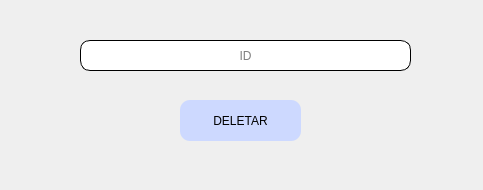
<?xml version="1.0" encoding="UTF-8"?>
<ui version="4.0">
 <class>telaDelete</class>
 <widget class="QWidget" name="telaDelete">
  <property name="geometry">
   <rect>
    <x>0</x>
    <y>0</y>
    <width>483</width>
    <height>190</height>
   </rect>
  </property>
  <property name="windowTitle">
   <string>Deletar</string>
  </property>
  <widget class="QLineEdit" name="inputID">
   <property name="geometry">
    <rect>
     <x>80</x>
     <y>40</y>
     <width>331</width>
     <height>31</height>
    </rect>
   </property>
   <property name="font">
    <font>
     <strikeout>false</strikeout>
    </font>
   </property>
   <property name="styleSheet">
    <string notr="true">background-color: rgb(255, 255, 255);
border-radius: 10px;
border-style: outset;
border-width: 1px;
</string>
   </property>
   <property name="text">
    <string/>
   </property>
   <property name="echoMode">
    <enum>QLineEdit::Normal</enum>
   </property>
   <property name="cursorPosition">
    <number>0</number>
   </property>
   <property name="alignment">
    <set>Qt::AlignCenter</set>
   </property>
   <property name="placeholderText">
    <string>ID</string>
   </property>
  </widget>
  <widget class="QPushButton" name="btnDelete">
   <property name="geometry">
    <rect>
     <x>180</x>
     <y>100</y>
     <width>121</width>
     <height>41</height>
    </rect>
   </property>
   <property name="cursor">
    <cursorShape>PointingHandCursor</cursorShape>
   </property>
   <property name="styleSheet">
    <string notr="true">border-radius: 10px;
background-color: rgb(205, 217, 255);
border-style: outset</string>
   </property>
   <property name="text">
    <string>DELETAR</string>
   </property>
  </widget>
 </widget>
 <resources/>
 <connections/>
</ui>
